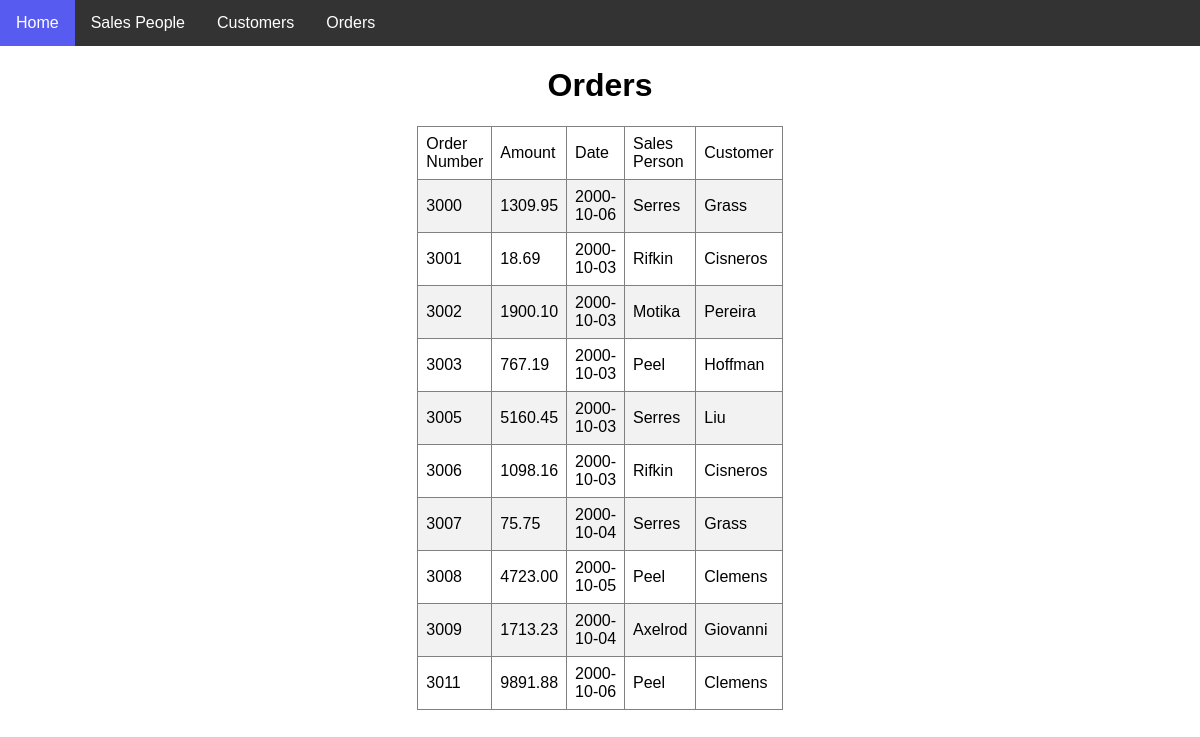
/orders.php, run on the app's committed database.
### tables this page shows
CREATE TABLE `orders` (
  `onum` int(11) NOT NULL,
  `amot` decimal(8,2) DEFAULT NULL,
  `odate` date DEFAULT NULL,
  `cnum` int(11) DEFAULT NULL,
  `snum` int(11) DEFAULT NULL,
  `sname` char(15) DEFAULT NULL,
  `cname` char(15) DEFAULT NULL,
  PRIMARY KEY (`onum`)
);

### www/orders.php (the view, shortened to what this page needs)
<?php include 'template.php' ?>
<h1>Orders</h1>
<div id="content" align="center">
    <table border="1">
        <tr>
            <td>Order Number</td>
            <td>Amount</td>
            <td>Date</td>
            <td>Sales Person</td>
            <td>Customer</td>
        </tr>
        <?php
        $query = "select * from orders";
        $res = @mysqli_query($db_connect, $query);
        if ($res) {
            while ($row = mysqli_fetch_array($res)) { ?>
                <tr>
                    <td><?php echo $row['onum']; ?></td>
                    <td><?php echo $row['amot']; ?></td>
                    <td><?php echo $row['odate']; ?></td>
                    <td><?php echo $row['sname']; ?></td>
                    <td><?php echo $row['cname']; ?></td>
                </tr>
            <?php
                }
                ?>
    </table>
</div>
<?php
} else {
    echo "error";
    echo mysqli_error($db_connect);
}
?>

### www/style.css (style rules this page uses)
table { border-collapse: collapse; width: 30%; }
th, td { text-align: left; padding: 8px; font-family: "Arial"; }
tr:nth-child(even) { background-color: #f2f2f2; }

### data on the page
orders: onum "3000", amot "1309.95", odate "2000-10-06", sname "Serres", cname "Grass"
orders: onum "3001", amot "18.69", odate "2000-10-03", sname "Rifkin", cname "Cisneros"
orders: onum "3002", amot "1900.10", odate "2000-10-03", sname "Motika", cname "Pereira"
orders: onum "3003", amot "767.19", odate "2000-10-03", sname "Peel", cname "Hoffman"
orders: onum "3005", amot "5160.45", odate "2000-10-03", sname "Serres", cname "Liu"
orders: onum "3006", amot "1098.16", odate "2000-10-03", sname "Rifkin", cname "Cisneros"
orders: onum "3007", amot "75.75", odate "2000-10-04", sname "Serres", cname "Grass"
orders: onum "3008", amot "4723.00", odate "2000-10-05", sname "Peel", cname "Clemens"
orders: onum "3009", amot "1713.23", odate "2000-10-04", sname "Axelrod", cname "Giovanni"
orders: onum "3011", amot "9891.88", odate "2000-10-06", sname "Peel", cname "Clemens"
